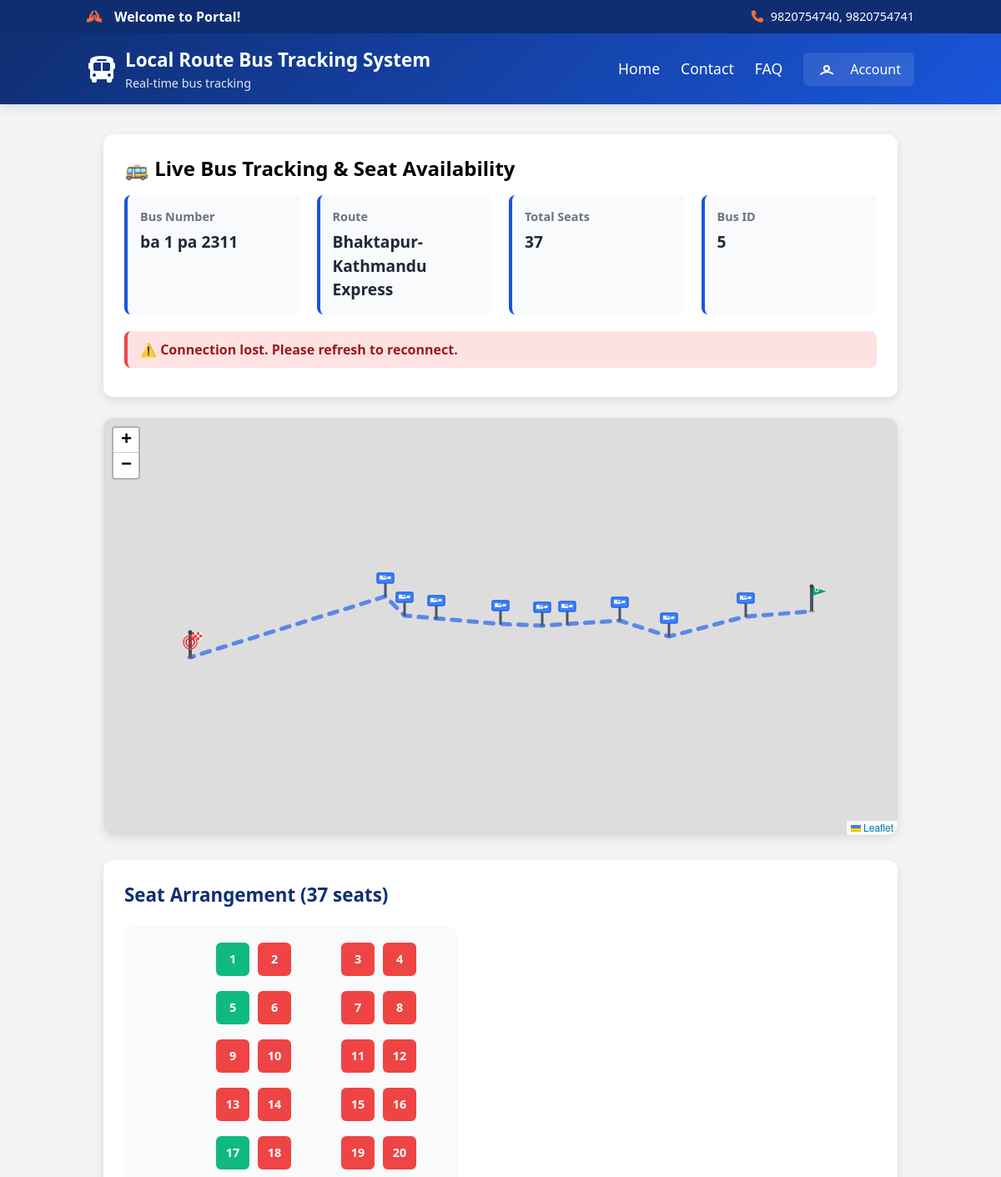
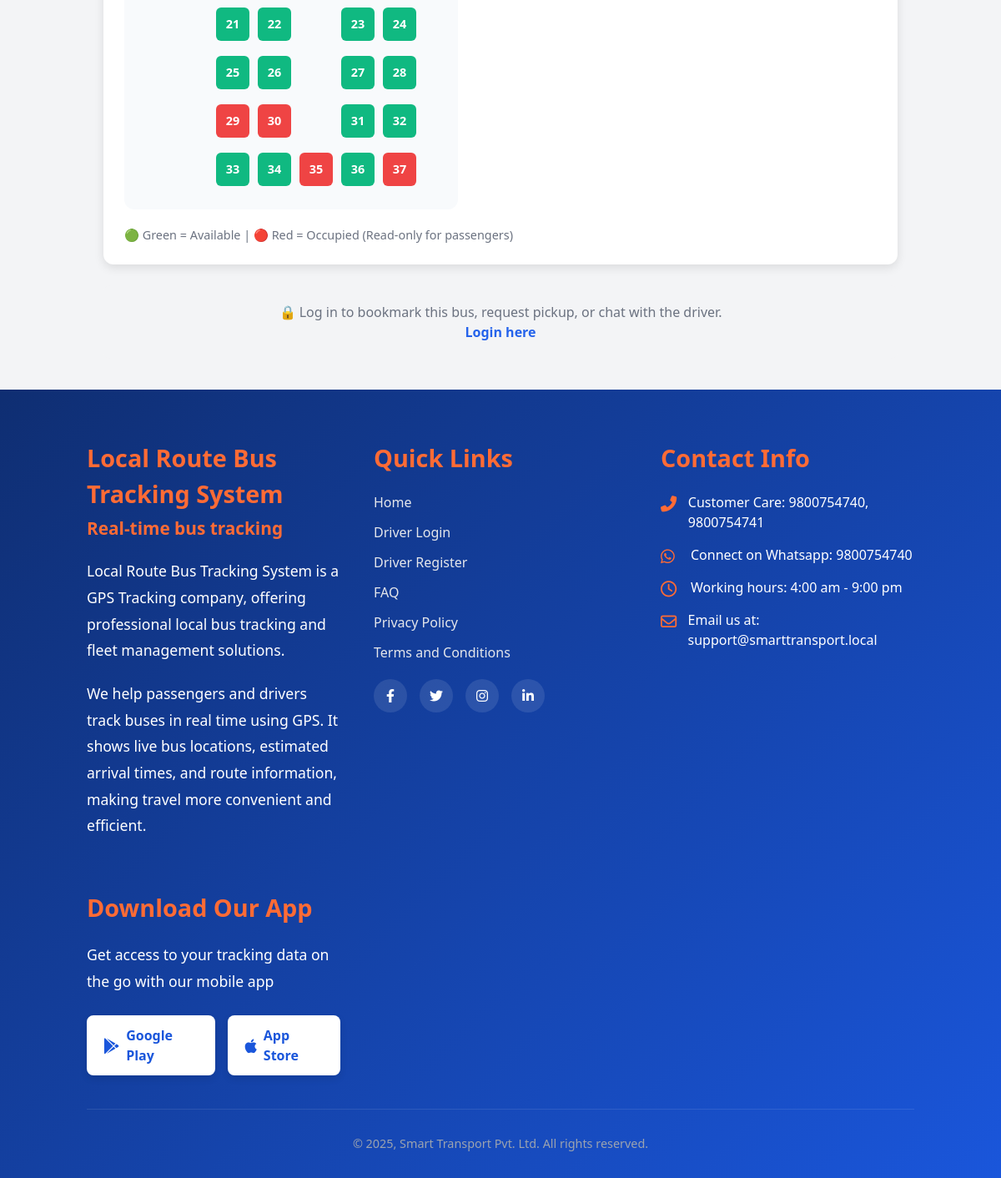
Page /track/5/ on the committed database (2 pictures, top to bottom).
### core/models.py (models this page shows, shortened)
class Bus(models.Model):
    number_plate = models.CharField(max_length=50)
    total_seats = models.PositiveIntegerField(default=25)
    driver = models.ForeignKey(Driver, on_delete=models.CASCADE, related_name='buses')
    route = models.ForeignKey('BusRoute', on_delete=models.PROTECT, related_name='buses')
    current_lat = models.FloatField(null=True, blank=True)
    current_lng = models.FloatField(null=True, blank=True)
    eta_seconds = models.IntegerField(null=True, blank=True)
    eta_smoothed_seconds = models.FloatField(null=True, blank=True)
    eta_passed_counter = models.IntegerField(default=0)
    eta_updated_at = models.DateTimeField(null=True, blank=True)
    nearest_stop_index = models.IntegerField(null=True, blank=True)

class BusRoute(models.Model):
    name = models.CharField(max_length=100, unique=True)
    stops = models.ManyToManyField('Stop', through='RouteStop', related_name='routes')
    is_active = models.BooleanField(default=False)
    polyline = models.TextField(null=True, blank=True)
    route_length_m = models.FloatField(null=True, blank=True)
    reverse_route = models.ForeignKey(
        'self',
        on_delete=models.SET_NULL,
        null=True,
        blank=True,
        related_name='forward_route',
        help_text="The reverse direction of this route"
    )
    def get_stops_list(self):
        return [rs.stop for rs in self.routestop_set.order_by('order')]
    def get_route_coordinates(self):
        stops = self.get_stops_list()
        return [[stop.latitude, stop.longitude] for stop in stops]

class Seat(models.Model):
    bus = models.ForeignKey(Bus, on_delete=models.CASCADE, related_name='seats')
    seat_number = models.PositiveIntegerField()
    is_available = models.BooleanField(default=True)

### core/views.py (the view, shortened to what this page needs)
# urls.py: path('track/<int:bus_id>/', views.track_bus, name='track_bus'),
def track_bus(request, bus_id):
    from .models import Bus
    bus = Bus.objects.filter(id=bus_id).first()
    seats = list(bus.seats.order_by('seat_number').all()) if bus else []
    last_row_start = bus.total_seats - 5 if bus and bus.total_seats >= 5 else 0
    seat_grid_columns = []
    seats_per_row = 4
    col_map = [2, 3, 5, 6]
    for idx, seat in enumerate(seats):
        if idx < last_row_start:
            row = (idx // seats_per_row) + 1
            pos = idx % seats_per_row
            col = col_map[pos]
        else:
            row = (last_row_start // seats_per_row) + 1 if last_row_start > 0 else (idx // seats_per_row) + 1
            col = (idx - last_row_start) + 2
            if col < 2: col = 2
            if col > 6: col = 6
        seat_grid_columns.append((seat, row, col))
    is_bookmarked = False
    if request.user.is_authenticated:
        is_bookmarked = Bookmark.objects.filter(user=request.user, bus=bus).exists()
    chat_room = None
    if request.user.is_authenticated and bus and bus.driver and bus.driver.user:
        chat_room = f'user_{request.user.id}_driver_{bus.driver.user.id}'
    default_pickup = request.GET.get('pickup', '')
    eta = None
    pickup_coords = None
    return render(request, 'user/tracking.html', {
        'bus_id': bus_id,
        'bus': bus,
        'seats': seats,
        'last_row_start': last_row_start,
        'seat_grid_columns': seat_grid_columns,
        'is_bookmarked': is_bookmarked,
        'chat_room': chat_room,
        'default_pickup': default_pickup,
        'eta': eta,
        'pickup_coords': pickup_coords,
    })

### core/templates/user/tracking.html (shortened to what this page needs)
{% extends 'base.html' %}
{% load static %}
{% block extra_head %}
<link rel="stylesheet" href="https://unpkg.com/leaflet/dist/leaflet.css" />
{% endblock %}
{% block content %}
<div class="tracking-container">
    <div class="tracking-header">
        <h2 class="text-2xl font-bold mb-4">🚌 Live Bus Tracking & Seat Availability</h2>
        <div class="bus-info-grid">
            <div class="info-card">
                <div class="info-label">Bus Number</div>
                <div class="info-value">{{ bus.number_plate }}</div>
            </div>
            <div class="info-card">
                <div class="info-label">Route</div>
                <div class="info-value">{{ bus.route.name }}</div>
            </div>
            <div class="info-card">
                <div class="info-label">Total Seats</div>
                <div class="info-value">{{ bus.total_seats }}</div>
            </div>
            <div class="info-card">
                <div class="info-label">Bus ID</div>
                <div class="info-value">{{ bus_id }}</div>
            </div>
        </div>
        <div id="locationStatus" class="status-message" style="display: none;"></div>
    </div>
    <div class="map-section">
        <div class="map-container">
            <div id="map"></div>
        </div>
    </div>
    <div class="seat-section">
        <h3 class="section-title">Seat Arrangement ({{ bus.total_seats }} seats)</h3>
        <div class="seat-grid">
            {% for seat, row, col in seat_grid_columns %}
                <button class="seat-btn {% if seat.is_available %}seat-available{% else %}seat-occupied{% endif %}"
                    data-seat-id="{{ seat.id }}"
                    style="grid-column: {{ col }}; grid-row: {{ row }};"
                    disabled
                    title="Seat {{ seat.seat_number }} - {% if seat.is_available %}Available{% else %}Occupied{% endif %}">
                    {{ seat.seat_number }}
                </button>
            {% endfor %}
        </div>
        <div class="seat-info">
            🟢 Green = Available | 🔴 Red = Occupied (Read-only for passengers)
        </div>
    </div>
    {% if user.is_authenticated %}
        <div class="actions-section">
            <h3 class="section-title">Actions</h3>
            <div class="action-buttons">
                <button id="bookmarkBtn" class="action-btn {% if is_bookmarked %}bookmark-remove{% else %}bookmark-btn{% endif %}">
                    {% if is_bookmarked %}
                        ❌ Remove Bookmark
                    {% else %}
                        ⭐ Bookmark This Bus
                    {% endif %}
                </button>
            </div>
            <div class="pickup-section">
                <h4 class="pickup-title">📍 Request Pickup</h4>
                <div class="form-group">
                    <label class="form-label">Pickup Location *</label>
                    <textarea id="pickupStop" class="form-textarea" rows="2" placeholder="Enter your pickup location">{{ default_pickup }}</textarea>
                </div>
                <div class="form-group">
                    <label class="form-label">Optional Message</label>
                    <input id="pickupMsg" class="form-input" placeholder="Add any special instructions" />
                </div>
                <button id="sendPickup" class="send-btn">
                    📤 Send Pickup Request
                </button>
            </div>
        </div>
        <div class="chat-section">
            <div class="chat-container">
                <h3 class="section-title">💬 Chat with Driver</h3>
                <div id="chatLog" class="chat-log">
                    <div class="text-gray-500 text-center py-8">
                        <p>No messages yet. Start a conversation with the driver!</p>
                    </div>
                </div>
                <div class="chat-input-group">
                    <input id="chatInput" class="chat-input" placeholder="Type your message..." />
                    <button id="sendChat" class="chat-btn">Send</button>
                    <button id="clearChat" class="clear-chat-btn">Clear</button>
                </div>
            </div>
        </div>
    {% else %}
        <div class="login-prompt">
            <p>🔒 Log in to bookmark this bus, request pickup, or chat with the driver.</p>
            <a href="{% url 'user_login' %}" class="text-blue-600 hover:underline font-semibold">Login here</a>
        </div>
    {% endif %}
</div>
{% endblock %}

### core/templates/user/tracking.html (style rules this page uses)
.tracking-container { max-width: 1400px; margin: 0 auto; padding: 20px; }
.tracking-header { background: white; padding: 25px; border-radius: 12px; box-shadow: 0 4px 12px rgba(0, 0, 0, 0.1); margin-bottom: 25px; }
.bus-info-grid { display: grid; grid-template-columns: repeat(auto-fit, minmax(200px, 1fr)); gap: 20px; margin-bottom: 20px; }
.info-card { background: #f8fafc; padding: 15px; border-radius: 8px; border-left: 4px solid var(--primary); }
.info-label { font-size: 0.9rem; color: #6b7280; font-weight: 600; margin-bottom: 5px; }
.info-value { font-size: 1.2rem; font-weight: 700; color: var(--dark); }
.map-section { margin-bottom: 30px; }
.map-container { background: white; border-radius: 12px; box-shadow: 0 4px 12px rgba(0, 0, 0, 0.1); overflow: hidden; position: relative; }
#map { width: 100%; height: 500px; min-height: 400px; border-radius: 12px; }
.status-message { padding: 10px 15px; border-radius: 8px; margin: 10px 0; font-weight: 600; }
.status-error { background: #fee2e2; color: #991b1b; border-left: 4px solid #ef4444; }
.seat-section { background: white; padding: 25px; border-radius: 12px; box-shadow: 0 4px 12px rgba(0, 0, 0, 0.1); margin-bottom: 25px; }
.section-title { font-size: 1.4rem; font-weight: 700; color: var(--secondary); margin-bottom: 20px; }
.seat-grid { display: grid; gap: 10px; grid-template-columns: 80px 40px 40px 40px 40px 40px; grid-auto-rows: 48px; max-width: 400px; margin: 20px 0; padding: 20px; background: #f8fafc; border-radius: 12px; }
.seat-btn { width: 40px; height: 40px; border: none; border-radius: 6px; color: white; font-weight: 600; cursor: default; display: flex; align-items: center; justify-content: center; transition: all 0.3s ease; font-size: 0.9rem; }
.seat-available { background-color: #10b981; }
.seat-occupied { background-color: #ef4444; }
.seat-info { color: #6b7280; font-size: 0.9rem; margin-top: 10px; }
#map { height: 500px; width: 100%; border-radius: 8px; box-shadow: 0 2px 8px rgba(0,0,0,0.1); }
.login-prompt { background: #f3f4f6; padding: 20px; border-radius: 8px; text-align: center; color: #6b7280; }

### core/templates/base.html (style rules this page uses)
:root { --primary: #1a56db; --secondary: #0f2e72; --accent: #ff6b35; --light: #f3f4f6; --dark: #1f2937; }

### rows in the picture
Bus: number_plate "ba 1 pa 2311", route.name "Bhaktapur-Kathmandu Express", total_seats "37"
Seat: seat_number "1"
Seat: seat_number "2"
Seat: seat_number "3"
Seat: seat_number "4"
Seat: seat_number "5"
Seat: seat_number "6"
Seat: seat_number "7"
Seat: seat_number "8"
Seat: seat_number "9"
Seat: seat_number "10"
Seat: seat_number "11"
Seat: seat_number "12"
Seat: seat_number "13"
Seat: seat_number "14"
Seat: seat_number "15"
Seat: seat_number "16"
Seat: seat_number "17"
Seat: seat_number "18"
Seat: seat_number "19"
Seat: seat_number "20"
Seat: seat_number "21"
Seat: seat_number "22"
Seat: seat_number "23"
Seat: seat_number "24"
Seat: seat_number "25"
Seat: seat_number "26"
Seat: seat_number "27"
Seat: seat_number "28"
Seat: seat_number "29"
Seat: seat_number "30"
Seat: seat_number "31"
Seat: seat_number "32"
Seat: seat_number "33"
Seat: seat_number "34"
Seat: seat_number "35"
Seat: seat_number "36"
Seat: seat_number "37"

### other values in the picture
{{ bus_id }} "5"
